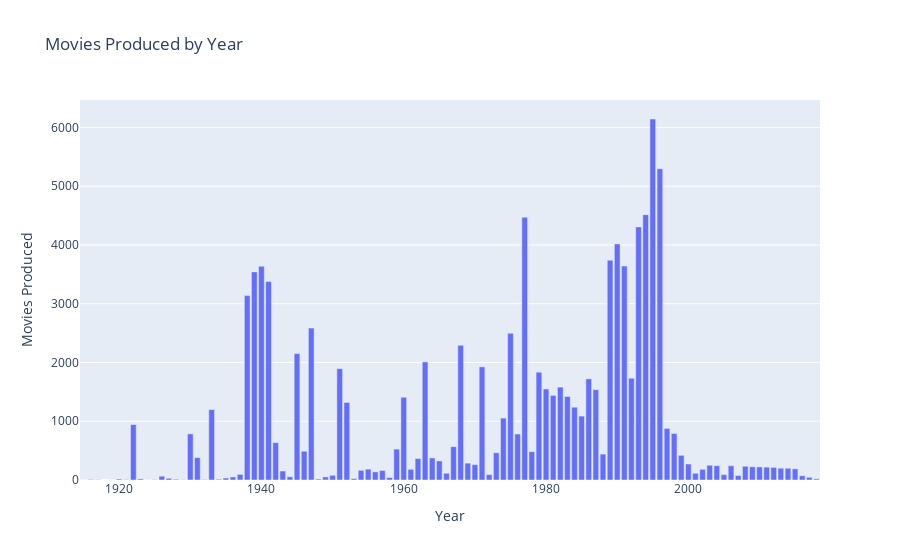

Source (notebook cell):
### Code cell
fig.show()

### Figure 1 — Plotly figure (JSON) as saved in the notebook; plotly's stock layout.template omitted (floating-point values rounded to 4 significant figures)
{"data": [{"alignmentgroup": "True", "hovertemplate": "Year=%{x}<br>Movies Produced=%{y}<extra></extra>", "legendgroup": "", "marker": {"color": "#636efa", "pattern": {"shape": ""}}, "name": "", "offsetgroup": "", "orientation": "v", "showlegend": false, "textposition": "auto", "type": "bar", "x": [1995, 1996, 1994, 1977, 1993, 1990, 1989, 1991, 1940, 1939, 1941, 1938, 1947, 1975, 1968, 1945, 1963, 1971, 1951, 1979, 1992, 1986, 1982, 1980, 1987, 1981, 1983, 1960, 1952, 1984, 1933, 1985, 1974, 1922, 1997, 1998, 1930, 1976, 1942, 1967, 1959, 1946, 1978, 1973, 1988, 1999, 1931, 1964, 1962, 1965, 1969, 2000, 1970, 2003, 2004, 2006, 2008, 2009, 2010, 2011, 2012, 2013, 2014, 2015, 1955, 2002, 1961, 1954, 1957, 1943, 1956, 1966, 2001, 1937, 1972, 2005, 1950, 2007, 2016, 1926, 1944, 1949, 1936, 2017, 1958, 1935, 1927, 1953, 2018, 1923, 1920, 1948, 1928, 1934, 1916, 1932, 1921, 1925, 1929, 1917, 1915, 1924, 1919], "xaxis": "x", "y": [6144, 5296, 4516, 4473, 4308, 4018, 3741, 3641, 3639, 3542, 3380, 3138, 2585, 2496, 2293, 2151, 2010, 1926, 1895, 1835, 1732, 1722, 1581, 1550, 1538, 1440, 1422, 1409, 1320, 1239, 1199, 1088, 1053, 944, 878, 792, 785, 783, 636, 567, 526, 490, 483, 464, 441, 420, 381, 376, 366, 325, 287, 272, 262, 251, 244, 243, 234, 225, 223, 219, 215, 201, 200, 190, 185, 182, 182, 165, 161, 153, 138, 115, 115, 96, 92, 92, 80, 76, 72, 65, 56, 53, 52, 46, 42, 34, 29, 24, 20, 19, 17, 16, 13, 13, 9, 8, 7, 6, 5, 5, 1, 1, 1], "yaxis": "y"}], "layout": {"barmode": "relative", "legend": {"tracegroupgap": 0}, "title": {"text": "Movies Produced by Year"}, "xaxis": {"anchor": "y", "domain": [0, 1], "title": {"text": "Year"}}, "yaxis": {"anchor": "x", "domain": [0, 1], "title": {"text": "Movies Produced"}}}}
